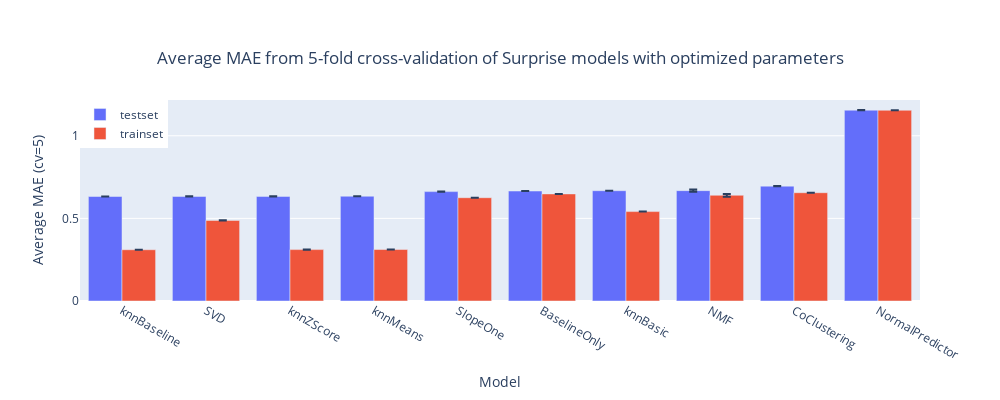

Source (notebook cell):
### Code cell
fig = go.Figure()


fig.add_trace(go.Bar(x = agg_cv_results.index, y = agg_cv_results['test_mae']['mean'], 
                     error_y=dict(type = 'data', array = agg_cv_results['test_mae']['std'], visible = True), name = 'testset', orientation='v')) 
fig.add_trace(go.Bar(x = agg_cv_results.index, y = agg_cv_results['train_mae']['mean'], 
                     error_y=dict(type = 'data', array = agg_cv_results['train_mae']['std'], visible = True),name = 'trainset', orientation='v')) 


fig.update_layout(title = 'Average MAE from 5-fold cross-validation of Surprise models with optimized parameters', title_x = 0.5, title_y=0.87, 
                  xaxis_title = 'Model', yaxis_title = 'Average MAE (cv=5)') # Title and axis titles
fig.update_layout(autosize=False, width=1000, height=400) #,legend=dict(orientation="h", y=-0.1)) # Figure size
fig.update_layout(legend=dict(x=0, y=1))

# sort ascending
order = agg_cv_results['test_mae']['mean'].sort_values().index
fig.update_xaxes(categoryorder='array', categoryarray= order)

### Figure 1 — Plotly figure (JSON) as saved in the notebook; plotly's stock layout.template omitted (floating-point values rounded to 4 significant figures)
{"data": [{"error_y": {"array": [0.0005097, 0.0003126, 0.006444, 0.0006498, 0.000564, 0.0003952, 0.0002561, 0.000461, 0.0004277, 0.0002187], "type": "data", "visible": true}, "name": "testset", "orientation": "v", "type": "bar", "x": ["BaselineOnly", "CoClustering", "NMF", "NormalPredictor", "SVD", "SlopeOne", "knnBaseline", "knnBasic", "knnMeans", "knnZScore"], "y": [0.6655, 0.6951, 0.6679, 1.155, 0.6327, 0.6619, 0.6324, 0.6674, 0.634, 0.633]}, {"error_y": {"array": [0.0001578, 0.0001966, 0.008478, 0.000258, 0.0003132, 0.0001011, 0.0002023, 0.0001055, 0.0001391, 0.0001778], "type": "data", "visible": true}, "name": "trainset", "orientation": "v", "type": "bar", "x": ["BaselineOnly", "CoClustering", "NMF", "NormalPredictor", "SVD", "SlopeOne", "knnBaseline", "knnBasic", "knnMeans", "knnZScore"], "y": [0.648, 0.6553, 0.6398, 1.154, 0.4876, 0.625, 0.3102, 0.541, 0.3115, 0.311]}], "layout": {"autosize": false, "height": 400, "legend": {"x": 0, "y": 1}, "title": {"text": "Average MAE from 5-fold cross-validation of Surprise models with optimized parameters", "x": 0.5, "y": 0.87}, "width": 1000, "xaxis": {"categoryarray": ["knnBaseline", "SVD", "knnZScore", "knnMeans", "SlopeOne", "BaselineOnly", "knnBasic", "NMF", "CoClustering", "NormalPredictor"], "categoryorder": "array", "title": {"text": "Model"}}, "yaxis": {"title": {"text": "Average MAE (cv=5)"}}}}
